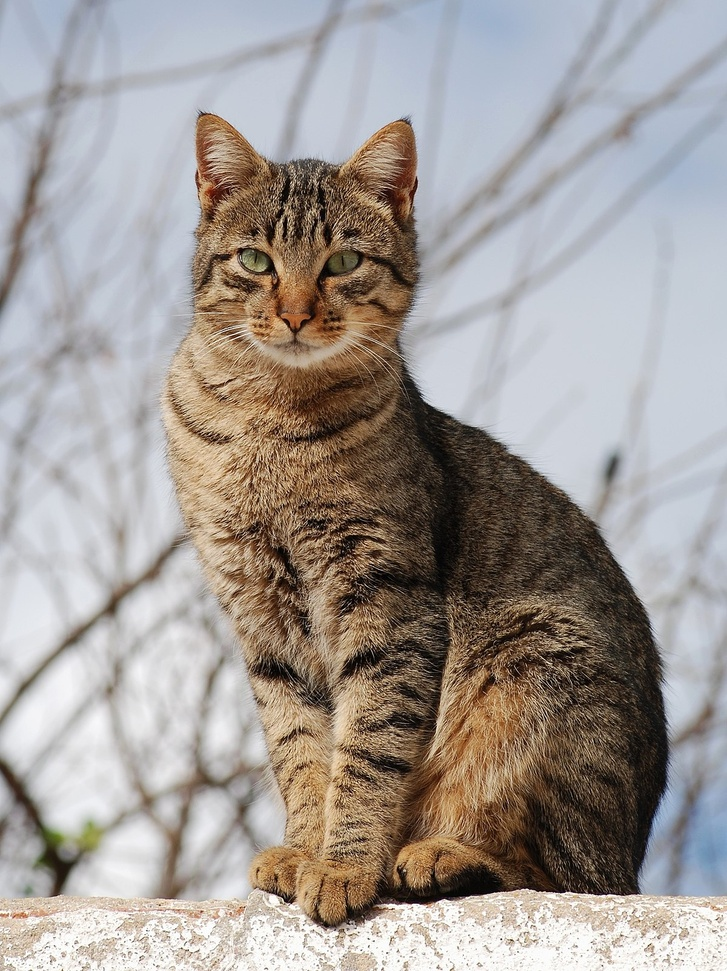
#> input picture Unsupervised/Unsupervised codes/02 - SVD IMAGE CODE/cat.jpg, 727 x 971 px, shrunk from 1200 x 1602 before the run
$ jupyter execute 'singular value decomposition.ipynb'
#> lines starting #> are read from the running program, lines starting #| are printed output that depends on the picture
[cell 1]
import numpy as np
from scipy import linalg

A = np.random.randn(4,5)

A

[cell 2]
U, S, Vt = linalg.svd(A)

[cell 3]
U

[cell 4]
S

[cell 5]
Vt

[cell 6]
import numpy as np

class SVD:
    def __init__(self, A):
        self.A = A
        self.U, self.S, self.VT, _ = self._svd()

    def _svd(self):
        ATA = np.dot(self.A.T, self.A)
        AAT = np.dot(self.A, self.A.T)

        _, VT = np.linalg.eig(ATA)
        _, U = np.linalg.eig(AAT)

        singular_values_indices = np.argsort(np.abs(np.linalg.eigvals(ATA)))[::-1]
        singular_values = np.sqrt(np.abs(np.linalg.eigvals(ATA[singular_values_indices])))
        U = U[:, singular_values_indices]
        VT = VT[:, singular_values_indices]

        S = np.diag(singular_values)

        reconstructed_A = U.dot(S).dot(VT.T)

        return U, S, VT.T, reconstructed_A

    def get_singular_values(self):
        return np.diag(self.S)

    def get_singular_vectors(self):
        return self.U, self.VT

    def reconstruct_original_matrix(self):
        return self.U.dot(self.S).dot(self.VT.T)

A = np.array([[160, 55, 25],
              [165, 60, 30],
              [170, 65, 35],
              [175, 70, 40],
              [180, 75, 45]])

svd_instance = SVD(A)

singular_values = svd_instance.get_singular_values()
U, VT = svd_instance.get_singular_vectors()
reconstructed_A = svd_instance.reconstruct_original_matrix()

print("Original Matrix A:\n", A)
print("\nSingular Value Decomposition:")
print("Singular Values:\n", singular_values)
print("U:\n", U)
print("V^T:\n", VT)
print("\nReconstructed Matrix from U, S, and V^T:\n", reconstructed_A)

[cell 7]
import numpy as np
from scipy.linalg import svd
import matplotlib.pyplot as plt
from skimage import io, color

image_path = 'cat.jpg'
original_image = io.imread(image_path)
#> original_image is the input picture: shape (971, 727, 3); mean R, G, B 161.7, 154.8, 150.6
original_image_gray = color.rgb2gray(original_image)
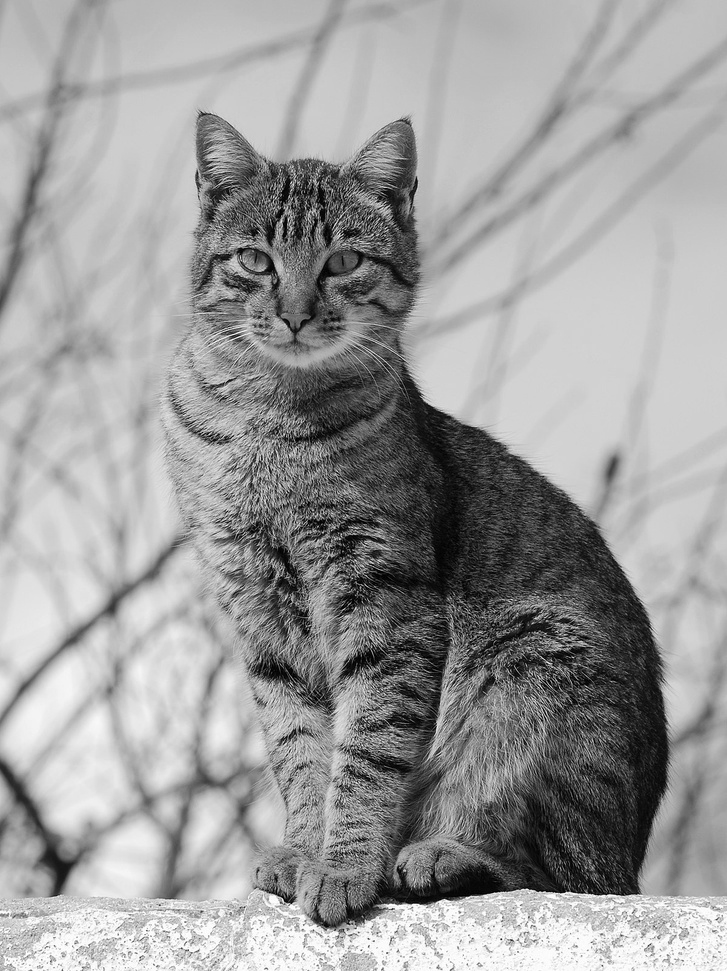
#> original_image_gray: shape (971, 727) float64; min 0, max 1, mean 0.612

U, S, VT = svd(original_image_gray, full_matrices=False)
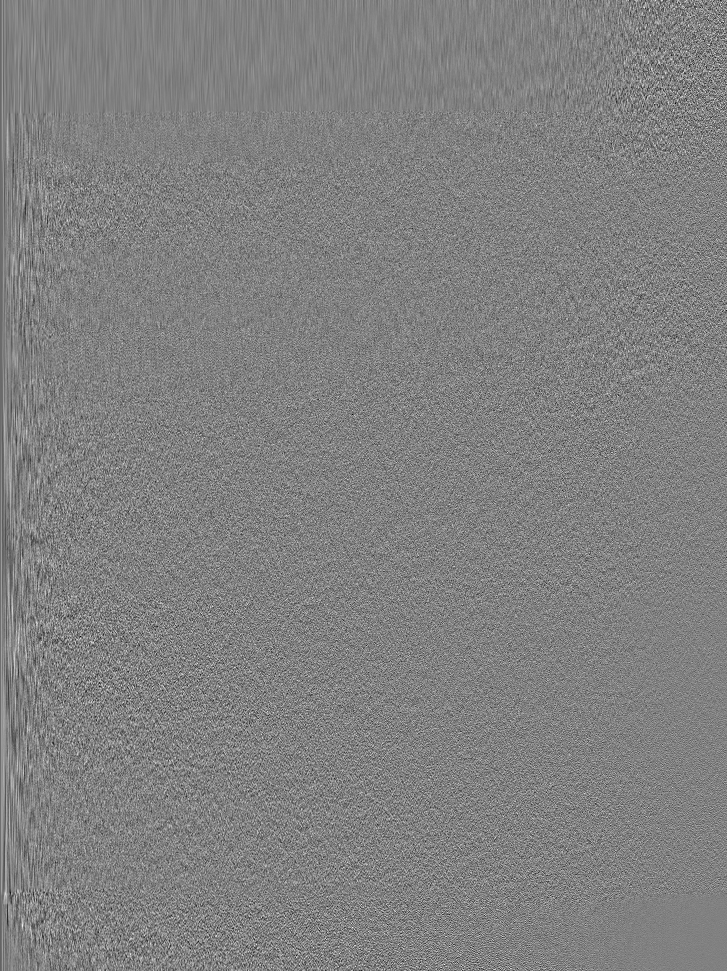
#> U: shape (971, 727) float64; min -0.199, max 0.194, mean -3.5e-05; drawn with min black and max white
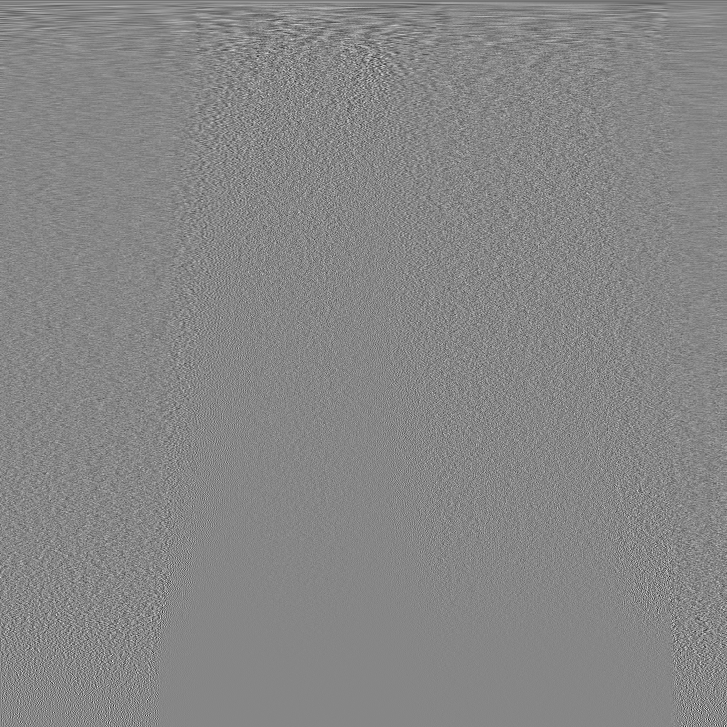
#> VT: shape (727, 727) float64; min -0.331, max 0.295, mean -5.16e-05; drawn with min black and max white
#> S = 727 values, max 528.5 at index 0, min 0.0133 at index 726, mean 3.22

# Choose the number of singular values to retain (compression)
num_singular_values_to_retain = 50

# Truncate the matrices to retain only the selected singular values
U_truncated = U[:, :num_singular_values_to_retain]
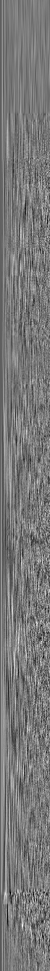
#> U_truncated: shape (971, 50) float64; min -0.163, max 0.179, mean -0.000564; drawn with min black and max white
S_truncated = np.diag(S[:num_singular_values_to_retain])
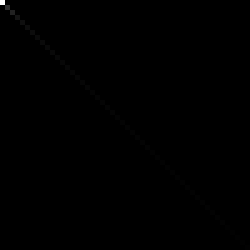
#> S_truncated: shape (50, 50) float64 (shown 5 times larger); min 0, max 528.5, mean 0.5; drawn with min black and max white
VT_truncated = VT[:num_singular_values_to_retain, :]
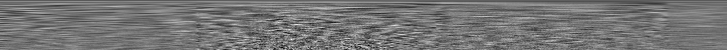
#> VT_truncated: shape (50, 727) float64; min -0.19, max 0.223, mean -0.000751; drawn with min black and max white

# Reconstruct the compressed image
compressed_image = U_truncated.dot(S_truncated).dot(VT_truncated)
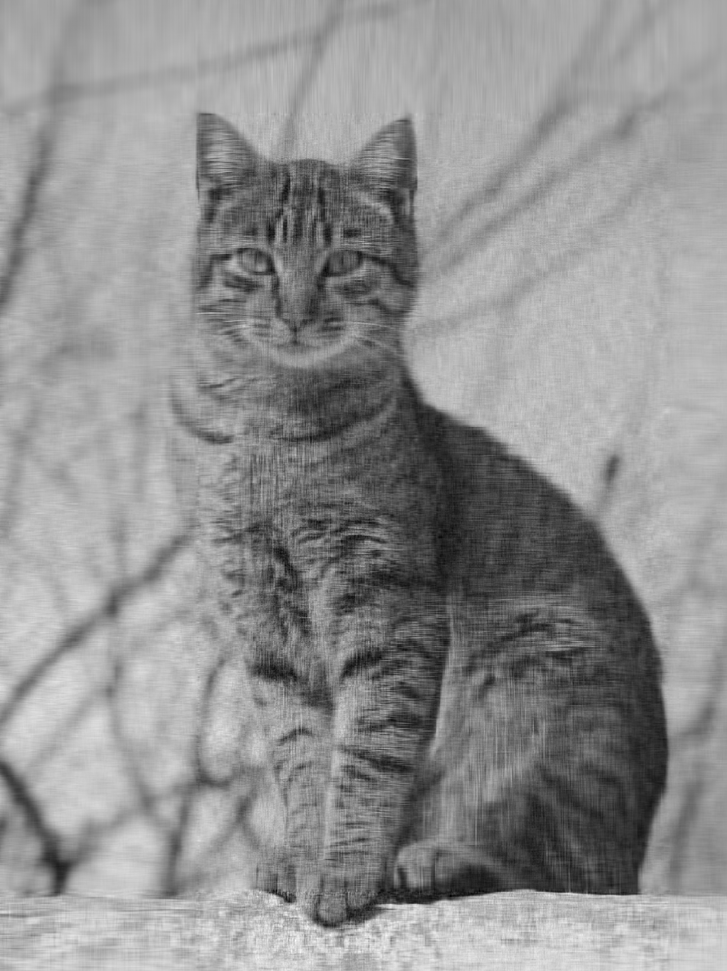
#> compressed_image: shape (971, 727) float64; min -0.138, max 1.18, mean 0.612; drawn with min black and max white

plt.figure(figsize=(10, 5))

plt.subplot(1, 2, 1)
plt.title('Original Image')
plt.imshow(original_image_gray, cmap='gray')
plt.axis('off')

plt.subplot(1, 2, 2)
plt.title(f'Compressed Image ({num_singular_values_to_retain} singular values)')
plt.imshow(compressed_image, cmap='gray')
plt.axis('off')

plt.show()

1. **Load the Image:**
   - The code starts by loading an image from a specified path. For simplicity, the image is converted to grayscale.

2. **Singular Value Decomposition (SVD):**
   - SVD is a mathematical technique that decomposes a matrix into three matrices: U, Σ (Sigma), and V^T (transpose of V). In the context of images, it can capture important patterns and features.

3. **Choose the Number of Singular Values to Retain:**
   - The user can specify how many singular values to keep. This determines the level of compression. A smaller number retains fewer details, resulting in a more compressed image.

4. **Truncate the Matrices:**
   - The matrices obtained from SVD are truncated by keeping only a specified number of singular values. This effectively reduces the dimensionality of the data.

5. **Reconstruct the Compressed Image:**
   - The compressed image is reconstructed using the truncated matrices. The reconstructed image contains less information but retains the essential features captured by the retained singular values.

6. **Display Original and Compressed Images:**
   - The original grayscale image and the compressed image are displayed side by side for visual comparison. The compressed image shows the effect of reducing the number of singular values on the image quality.

SVD allows for the compression of images by capturing the most important information and discarding less critical details. The user can control the trade-off between compression and image quality by choosing the number of singular values to retain. The displayed images visually illustrate this trade-off.

[cell 8]
import numpy as np
from scipy.linalg import svd
import matplotlib.pyplot as plt
from skimage import io, color

image_path = 'cat.jpg'
original_image = io.imread(image_path)
original_image_gray = color.rgb2gray(original_image)

U, S, VT = svd(original_image_gray, full_matrices=False)

# Choose the number of singular values to retain (compression)
num_singular_values_to_retain = 100

# Truncate the matrices to retain only the selected singular values
U_truncated = U[:, :num_singular_values_to_retain]
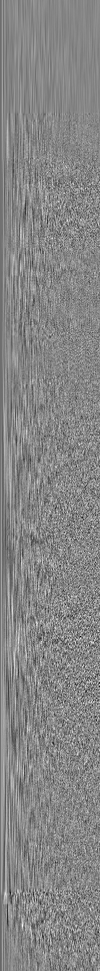
#> U_truncated: shape (971, 100) float64; min -0.199, max 0.179, mean -0.000273; drawn with min black and max white
S_truncated = np.diag(S[:num_singular_values_to_retain])
#> S_truncated: shape (100, 100) float64
VT_truncated = VT[:num_singular_values_to_retain, :]
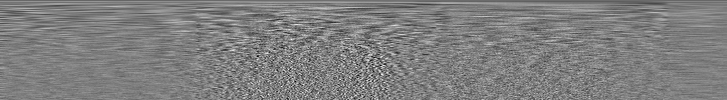
#> VT_truncated: shape (100, 727) float64; min -0.228, max 0.228, mean -0.000374; drawn with min black and max white

# Reconstruct the compressed image
compressed_image = U_truncated.dot(S_truncated).dot(VT_truncated)

plt.figure(figsize=(10, 5))

plt.subplot(1, 2, 1)
plt.title('Original Image')
plt.imshow(original_image_gray, cmap='gray')
plt.axis('off')

plt.subplot(1, 2, 2)
plt.title(f'Compressed Image ({num_singular_values_to_retain} singular values)')
plt.imshow(compressed_image, cmap='gray')
plt.axis('off')

plt.show()
